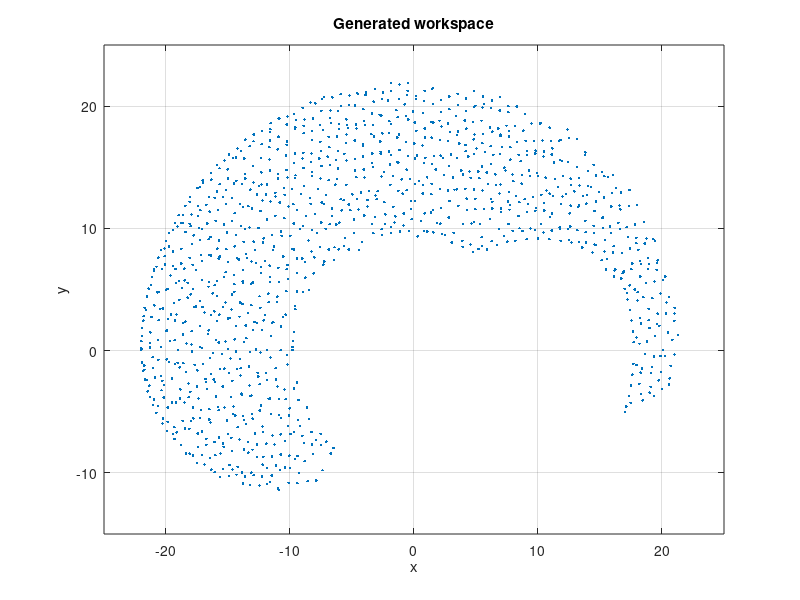

Write the MATLAB code that produced this figure. (Note: this script raises an error after producing the figure.)
clear;
clc;

%Set Ik test type, can be circle, leftLine, rightLine, curve,
%leftCurve,square
testType = "circle";

%include Phi(pose)? 1 for yes, 0 for no
includePhi = 1;

%number of epochs?
numEpochs1 = 10;
numEpochs2 = 10;
numEpochs3 = 10;
%workspace resolution?
workSpaceRes = 0.03; %0.025
phiRes = 0.001;

%RRR planar manipulator IK with Anfis
l1 = 10; % length of first arm
l2 = 7; % length of second arm
l3 = 5; % length of third arm


%%
%workspace generation
theta1 = 0:0.025:pi; % all possible theta1 values
theta2 = 0:0.1:pi/2; % all possible theta2 values
theta3 = -pi/2:0.1:pi/2;% all possible theta2 values

% theta1 = [linspace(0,pi/2,100) linspace(pi/2,pi/1.5,50) linspace(pi/1.5,pi,100)];
% theta2 = [linspace(0,pi/4,2) linspace(pi/4,pi/3,2) linspace(pi/3,pi/2,2)];
% theta3 = [linspace(-pi/2,-pi/4,10) linspace(-pi/4,pi/4,4) linspace(pi/4,pi/2,10)];

[THETA1,THETA2,THETA3] = meshgrid(theta1,theta2,theta3);

%%
%FK calculations
FKX = (l1 * cos(THETA1)) + (l2 * cos(THETA1 + THETA2)) + (l3 * cos(THETA1 + THETA2 + THETA3));
FKY = (l1 * sin(THETA1)) + (l2 * sin(THETA1 + THETA2)) + (l3 * sin(THETA1 + THETA2 + THETA3));
PHI = THETA1 + THETA2 + THETA3; %one paper uses this, one does not?


%%
%create an array of all values and uniquetol it for xy and for phi

fullArray = [FKX(:), FKY(:), PHI(:), THETA1(:), THETA2(:), THETA3(:)];



c=fullArray(:,1:2); %sorts by x,y locations that aren't too close together

[~,idx]=uniquetol(c,workSpaceRes,'ByRows',true); 
sortedArray=fullArray(idx,:);

% d=fullArray(:,3); %sorts by poses that aren't too close together
% [~,idu]=uniquetol(d,phiRes); 
% sortedArray=fullArray(idu,:);


%Set net variables since we don't want to change all the code

FKX = sortedArray(:,1);
FKY = sortedArray(:,2);
PHI = sortedArray(:,3);
THETA1 = sortedArray(:,4);
THETA2 = sortedArray(:,5);
THETA3 = sortedArray(:,6);



%%
%Plot the generated workspace?
figure(1);
plot(FKX(:), FKY(:),'.');
title('Generated workspace')
grid on;
xlabel('x')
ylabel('y')
xlim([-25 25]);
ylim([-15 25]);
hold on;



%%
if includePhi == 1
    %genfis datasets
    data1 = [FKX(:) FKY(:)  PHI(:)]; % create x-y-phi-theta1 dataset
    data2 = [FKX(:) FKY(:)  PHI(:)]; % create x-y-phi-theta2 dataset
    data3 = [FKX(:) FKY(:)  PHI(:)];% create x-y-phi-theta3 dataset
    %anfis datasets
    fulldata1 = [FKX(:) FKY(:)  PHI(:) THETA1(:)];
    fulldata2 = [FKX(:) FKY(:)  PHI(:) THETA2(:)];
    fulldata3 = [FKX(:) FKY(:)  PHI(:) THETA3(:)];
    %Initial genfis gridpartition
    genOpt = genfisOptions('GridPartition');
    %gridpartition options
    genOpt.NumMembershipFunctions = [5 5 5]; %membership function number for inputs x y and phi as suggested by paper 2
    genOpt.InputMembershipFunctionType = ["gbellmf" "gbellmf" "gbellmf" ];
    genOpt.OutputMembershipFunctionType = "linear";
end
%%
if includePhi == 0
    %genfis datasets test no phi
    data1 = [FKX(:) FKY(:)]; % create x-y-phi-theta1 dataset
    data2 = [FKX(:) FKY(:)]; % create x-y-phi-theta2 dataset
    data3 = [FKX(:) FKY(:)];% create x-y-phi-theta3 dataset
    %anfis datasets test
    fulldata1 = [FKX(:) FKY(:)  THETA1(:)];
    fulldata2 = [FKX(:) FKY(:)  THETA2(:)];
    fulldata3 = [FKX(:) FKY(:)  THETA3(:)];

    %Initial genfis gridpartition
    genOpt = genfisOptions('GridPartition');
    %gridpartition options
    genOpt.NumMembershipFunctions = [5 5]; %membership function number for inputs x y as suggested by paper 1
    genOpt.InputMembershipFunctionType = ["gbellmf" "gbellmf" ];
    genOpt.OutputMembershipFunctionType = "linear";
end
%%
%set number of epochs for anfis training
%numEpochs = 50; %200 suggested by paper

%First genfis
disp('--> first GENFIS.')
inFIS1 = genfis(data1,THETA1(:),genOpt);

% %Second genfis
%genOpt.NumMembershipFunctions = [5 5]; %Change the number of membship functions but keep the same type
disp('--> second GENFIS.')
inFIS2 = genfis(data2,THETA2(:),genOpt);

% %third genfis
%genOpt.NumMembershipFunctions = [5 5]; 
disp('--> third GENFIS.')
inFIS3 = genfis(data3,THETA3(:),genOpt);

%%
%anfis setup

opt1 = anfisOptions('InitialFIS',inFIS1);
opt1.DisplayANFISInformation = 0;
opt1.DisplayErrorValues = 0;
opt1.DisplayStepSize = 0;
opt1.DisplayFinalResults = 0;
%opt1.ErrorGoal = 1e-8;
%anfis2
opt2 = anfisOptions('InitialFIS',inFIS2);
opt2.DisplayANFISInformation = 0;
opt2.DisplayErrorValues = 0;
opt2.DisplayStepSize = 0;
opt2.DisplayFinalResults = 0;
%opt2.ErrorGoal = 1e-8;
%anfis3
opt3 = anfisOptions('InitialFIS',inFIS3);
opt3.DisplayANFISInformation = 0;
opt3.DisplayErrorValues = 0;
opt3.DisplayStepSize = 0;
opt3.DisplayFinalResults = 0;
%opt3.ErrorGoal = 1e-8;



%%
% Train anfis1.
disp('--> Training first ANFIS network.')
opt1.EpochNumber = numEpochs1;
anfis1 = anfis(fulldata1,opt1);


%Train anfis2
disp('--> Training second ANFIS network.')
% opt.InitialFIS = 5;
opt2.EpochNumber = numEpochs2;
anfis2 = anfis(fulldata2,opt2);

%train anfis3
disp('--> Training third ANFIS network.')
% opt.InitialFIS = 4;
opt3.EpochNumber = numEpochs3;
anfis3 = anfis(fulldata3,opt3);

%% Validation tests, can rerun from here and just change testType
%straight line right side test
if testType == "rightLine"
    X = linspace(12,0,30); % x coordinates for validation
    Y(1:30) = 14; % y coordinates for validation
    phiV(1:30) = pi/3; % phi for validation
end

%straight line left side test
if testType == "leftLine"
    X = linspace(-14,3,30);  
    Y(1:30) = 14; 
    phiV(1:30) = pi; 
end

%Curve through workspace test
if testType == "curve"
    X = linspace(15,-15,30);
    Y = 17 - abs(X.^2)/30;
    phiV = linspace(0.5,3,30);
end

%curve on left side side
if testType == "leftCurve"
    Y = linspace(0,15,30);
    X = -18 + abs(Y.^2)/40;
    phiV(1:30) = 0;
end

% %circle in workspace test
if testType == "circle"
    angle = linspace(0,pi,30);
    X = -10 + 1.5*cos(2*angle);
    Y = 14 + 1.5*sin(2*angle);
    phiV(1:30) = pi;
    
end

% %circle in workspace test
if testType == "square"
   X = [linspace(0,5,10) linspace(5,0,10)];
   Y(1:10) = 16;
   Y(11:20) = 18;
   X(21:25) = 0;
   X(26:30) = 5;
   Y(21:25) = linspace(16,18,5);
   Y(26:30) = linspace(16,18,5);
   phiV(1:30) = pi/1.5;
end


%%
%plot validation xy coordinates
figure(2);
plot(X,Y,'-b');
title('Comparison of target and anfis IK)','fontsize',10);
%xlim([-25 25]);
%ylim([-15 25]);
hold on;

%%
% %Actual IK calculations, for comparison with anfis
% a = Y - (l3*sin(phiV)); % Y of wrist
% b = X - (l3*cos(phiV)); % X of wrist
% %Get theta2
% D = ( ((a.^2)+(b.^2) - l1^2 - l2^2)/(2*l1*l2)); %Costheta2
% THETA2D = real(acos(D));
% %Get theta1
% k1 = l2*sin(THETA2D);
% k2 = l1 + l2*cos(THETA2D);
% THETA1D = atan2((a.*k2)-(k1.*b),(a.*k1)+(b.*k2));
% %get theta 3
% THETA3D = phiV - (THETA1D + THETA2D);
% 
% %Plot the calculated IK X&Y positions, this is green, can be used to test
% %if its a reasonable demand of the system
% valX = (l1 * cos(THETA1D)) + (l2 * cos(THETA1D+ THETA2D)) + (l3 * cos(THETA1D+THETA2D+THETA3D));
% valY = (l1 * sin(THETA1D)) + (l2 * sin(THETA1D+ THETA2D)) + (l3 * sin(THETA1D+THETA2D+THETA3D));
% plot(valX(:),valY(:),'-g');

%%
%evaluate anfis for test coordinates
if includePhi == 1
    XY = [X' Y' phiV'];
else
    XY = [X' Y']; 
end
THETA1P = evalfis(XY,anfis1); % theta1 predicted by anfis1
THETA2P = evalfis(XY,anfis2); % theta2 predicted by anfis2
THETA3P = evalfis(XY,anfis3); % theta3 predicted by anfis3


testX = (l1 * cos(THETA1P)) + (l2 * cos(THETA1P+ THETA2P)) + (l3 * cos(THETA1P+THETA2P+THETA3P));
testY = (l1 * sin(THETA1P)) + (l2 * sin(THETA1P+ THETA2P)) + (l3 * sin(THETA1P+THETA2P+THETA3P));
plot(testX,testY,'or','MarkerSize',2);
legend('Target','ANFIS');
hold off;

%%
%Error as a percentage of reach radius,Calc distance between target and calculated
error = sqrt((X(:)-testX(:)).^2 + (Y(:)-testY(:)).^2);
%convert to a percentage of reach radius (22)
percError = error/22 * 100;
%plot the error
figure(3)
plot(percError);
ylabel('Error percentage','fontsize',10);
xlabel('EE position number');
title('Error as a percentage of reach radius (22)','fontsize',10);


